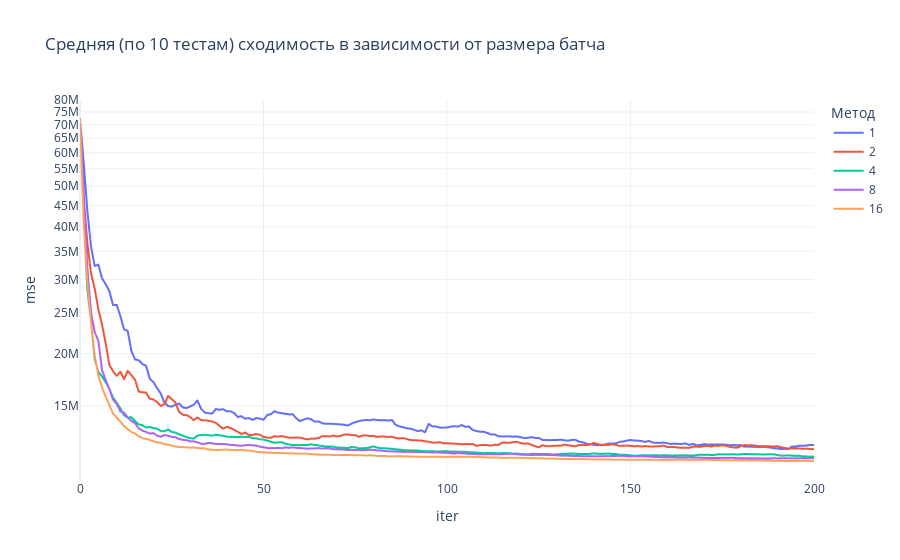

Here is the notebook cell this chart was saved with:
### Markdown cell above
Немного не корректные критерии останова по условию, поэтому SGD не останавливается даже при 2000 итерациях. Не хватает нормы градиента

### Code cell
fig = px.line(
    df_mse, x='iter', y='mse', color='batch_size',
    title='Средняя (по 10 тестам) сходимость в зависимости от размера батча'
)
fig.update_layout(template='plotly_white', legend_title_text='Метод')
fig.update_yaxes(type='log')
fig.show()

### Figure 1 — Plotly figure (JSON) as saved in the notebook; plotly's stock layout.template omitted (floating-point values rounded to 4 significant figures; data arrays with more than 128 entries replaced by an {"elided": "..."} marker saying what was removed)
{"data": [{"hovertemplate": "batch_size=1<br>iter=%{x}<br>mse=%{y}<extra></extra>", "legendgroup": "1", "line": {"color": "#636efa", "dash": "solid"}, "marker": {"symbol": "circle"}, "mode": "lines", "name": "1", "showlegend": true, "x": {"elided": "201 int values"}, "xaxis": "x", "y": {"elided": "201 float values"}, "yaxis": "y", "type": "scattergl"}, {"hovertemplate": "batch_size=2<br>iter=%{x}<br>mse=%{y}<extra></extra>", "legendgroup": "2", "line": {"color": "#EF553B", "dash": "solid"}, "marker": {"symbol": "circle"}, "mode": "lines", "name": "2", "showlegend": true, "x": {"elided": "201 int values"}, "xaxis": "x", "y": {"elided": "201 float values"}, "yaxis": "y", "type": "scattergl"}, {"hovertemplate": "batch_size=4<br>iter=%{x}<br>mse=%{y}<extra></extra>", "legendgroup": "4", "line": {"color": "#00cc96", "dash": "solid"}, "marker": {"symbol": "circle"}, "mode": "lines", "name": "4", "showlegend": true, "x": {"elided": "201 int values"}, "xaxis": "x", "y": {"elided": "201 float values"}, "yaxis": "y", "type": "scattergl"}, {"hovertemplate": "batch_size=8<br>iter=%{x}<br>mse=%{y}<extra></extra>", "legendgroup": "8", "line": {"color": "#ab63fa", "dash": "solid"}, "marker": {"symbol": "circle"}, "mode": "lines", "name": "8", "showlegend": true, "x": {"elided": "201 int values"}, "xaxis": "x", "y": {"elided": "201 float values"}, "yaxis": "y", "type": "scattergl"}, {"hovertemplate": "batch_size=16<br>iter=%{x}<br>mse=%{y}<extra></extra>", "legendgroup": "16", "line": {"color": "#FFA15A", "dash": "solid"}, "marker": {"symbol": "circle"}, "mode": "lines", "name": "16", "showlegend": true, "x": {"elided": "201 int values"}, "xaxis": "x", "y": {"elided": "201 float values"}, "yaxis": "y", "type": "scattergl"}], "layout": {"xaxis": {"anchor": "y", "domain": [0.0, 1.0], "title": {"text": "iter"}}, "yaxis": {"anchor": "x", "domain": [0.0, 1.0], "title": {"text": "mse"}, "type": "log"}, "legend": {"title": {"text": "Метод"}, "tracegroupgap": 0}, "title": {"text": "Средняя (по 10 тестам) сходимость в зависимости от размера батча"}}}
